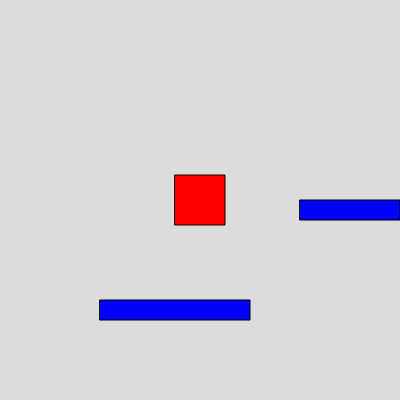
Frame 1 (no input)
Frame 60 (no input): identical to frame 1, image omitted
Frame 120 (the mouse pressed at the canvas centre since frame 60): identical to frame 1, image omitted

The p5.js sketch that drew this single still picture (run headless with seeded random() and noise() and a simulated clock; from frame 60 on, the mouse is pressed at the canvas centre):

// p5.js sketch
// ── sketch.js
// Variables for the position and speed of the square
let x = 175; // Initial position on the X axis
let y = 175; // Initial position on the Y axis
let size = 50; // Size of the square (50x50 pixels)
let speed = 5; // Speed of the square's movement

// Variables for enabling jump
let jumping = false; // Variable to track if the square is in the air (jumping)
let jumpSpeed = 0; // Speed of the square when jumping
let gravity = 0.5; // Gravity that affects the square while it's in the air

// Obstacles (rectangles)
let obstacles = [
  { x: 100, y: 300, width: 150, height: 20 },  // Obstacle 1 (position and size)
  { x: 300, y: 200, width: 100, height: 20 },  // Obstacle 2 (position and size)
];

function setup() {
  // Create a 400x400 pixel canvas where everything will be drawn
  createCanvas(400, 400);
}

function draw() {
  // Draw a white background each frame to update elements (prevents the square from leaving a trail)
  background(220);
  
  // Draw the square
  fill(255, 0, 0); // Red fill for the square
  rect(x, y, size, size); // Draw the square at position x, y, with the defined size

  // Draw obstacles
  fill(0, 0, 255); // Blue fill for the obstacles
  for (let obstacle of obstacles) {
    // Draw each obstacle using its position and size properties
    rect(obstacle.x, obstacle.y, obstacle.width, obstacle.height);
  }

  // Logic for jumping
  if (jumping) { 
    // If the square is in the air (jumping), update its Y position
    y += jumpSpeed; // Change the square's position based on the jump speed
    jumpSpeed += gravity; // The jump speed decreases due to gravity

    // Limit the square to the ground (prevents it from falling indefinitely)
    if (y >= 175) {
      y = 175; // Keep the square on the ground (initial Y position)
      jumping = false; // Stop jumping once it touches the ground
      jumpSpeed = 0; // Reset the jump speed
    }
  }

  // Check for collisions with obstacles
  for (let obstacle of obstacles) {
    // If the square collides with an obstacle, change its color to yellow
    if (collidesWithRectangle(x, y, size, size, obstacle.x, obstacle.y, obstacle.width, obstacle.height)) {
      fill(255, 255, 0); // Change the square's color to yellow in case of a collision
      rect(x, y, size, size); // Redraw the square, but now in yellow
    }
  }
}

function keyPressed() {
  // Move left when the left arrow key is pressed
  if (keyCode === LEFT_ARROW) {
    x -= speed; // Decrease the X position to move the square left
  }
  // Move right when the right arrow key is pressed
  if (keyCode === RIGHT_ARROW) {
    x += speed; // Increase the X position to move the square right
  }
  // Move up when the up arrow key is pressed
  if (keyCode === UP_ARROW) {
    y -= speed; // Decrease the Y position to move the square up
  }
  // Move down when the down arrow key is pressed
  if (keyCode === DOWN_ARROW) {
    y += speed; // Increase the Y position to move the square down
  }
  // Make the square jump when the spacebar is pressed
  if (key === ' ' && !jumping) {
    jumping = true; // Activate jumping state
    jumpSpeed = -10; // Give an initial upward force (negative to go up)
  }
}

// Function to detect collisions between two rectangles
// Receives the positions and sizes of both rectangles
function collidesWithRectangle(x1, y1, w1, h1, x2, y2, w2, h2) {
  // Returns true if there is an intersection between the two rectangles, false otherwise
  return (
    x1 < x2 + w2 && // The left edge of the square is to the left of the right edge of the obstacle
    x1 + w1 > x2 && // The right edge of the square is to the right of the left edge of the obstacle
    y1 < y2 + h2 && // The top edge of the square is above the bottom edge of the obstacle
    y1 + h1 > y2    // The bottom edge of the square is below the top edge of the obstacle
  );
}
